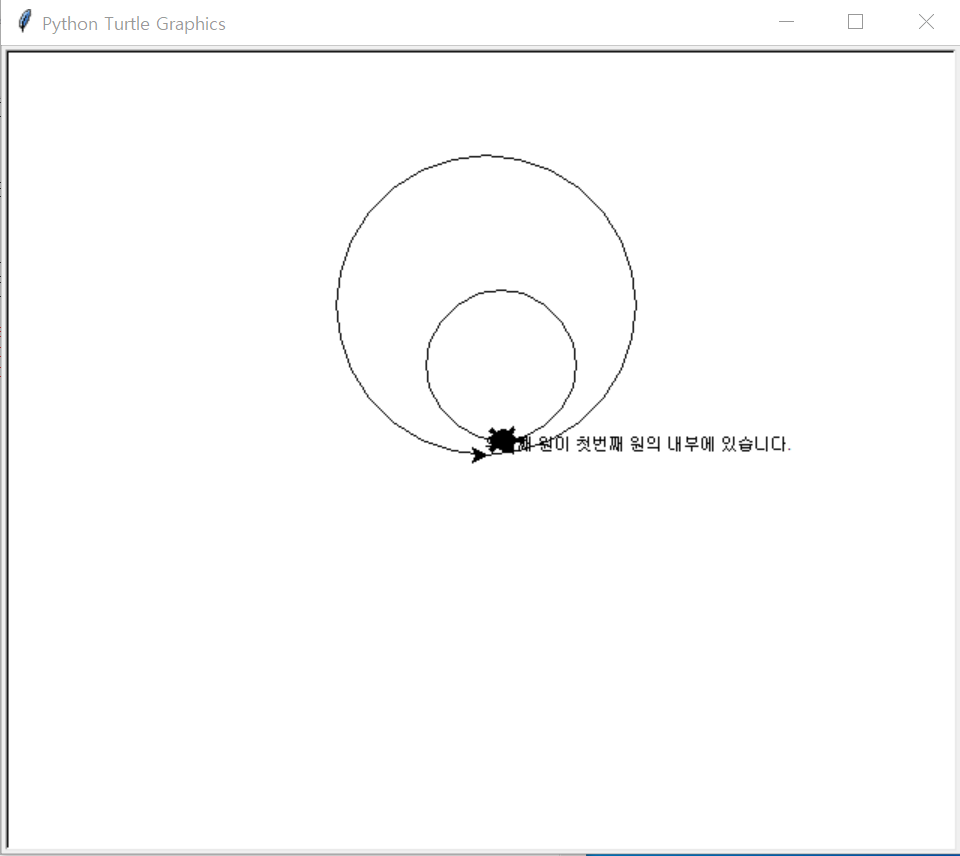

Write the Python code that produced this figure.
import turtle
t = turtle.Turtle()
t.shape("turtle")

x1 = int(input("큰 원의 중심좌표 x1: "))
y1 = int(input("큰 원의 중심좌표 y1: "))
r1 = int(input("큰 원의 반지름: "))
x2 = int(input("작은 원의 중심좌표 x2: "))
y2 = int(input("작은 원의 중심좌표 y2: "))
r2 = int(input("작은 원의 반지름: "))

t.penup()
t.goto(x1, y1)
t.pendown()
t.circle(r1)

t.penup()
t.goto(x2, y2)
t.pendown()
t.circle(r2)

dist = ((x1 - x2)*(x1 - x2) + (y1 - y2)*(y1 - y2)) ** 0.5
if dist <= r1 - r2:
  turtle.write("두번째 원이 첫번째 원의 내부에 있습니다.")
elif dist <= r1 + r2:
  turtle.write("두번째 원이 첫번째 원과 겹칩니다.")
else:
  turtle.write("두번째 원이 첫번째 원과 겹치지 않습니다.")
t._screen.exitionclick()
